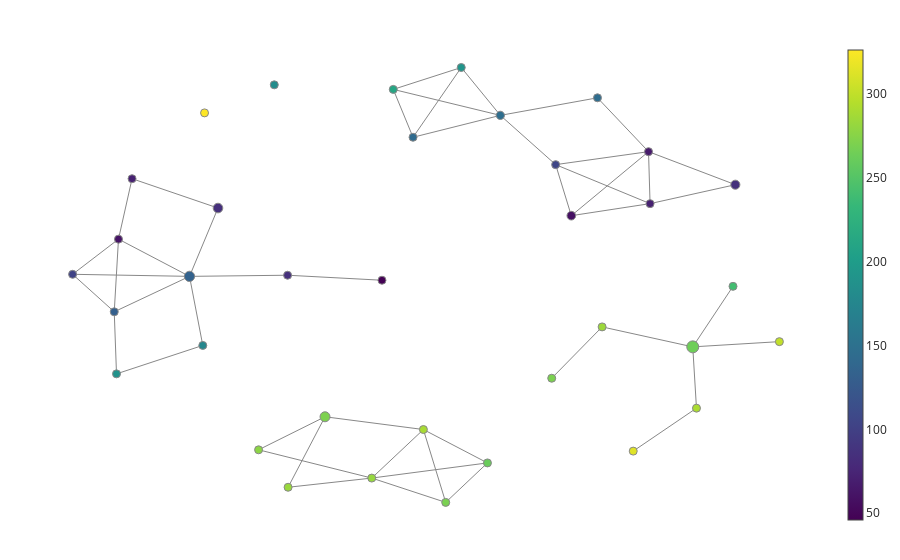

Notebook cell for this chart:
### Code cell
# Initialise pipeline
pipe = make_mapper_pipeline(
    filter_func=filter_func,
    cover=cover,
    clusterer=clustering,
    verbose=False,
)
fig = plot_static_mapper_graph(pipe, penguins_PCA,)
fig.show(config={'scrollZoom': False})

### Figure 1 — Plotly figure (JSON) as saved in the notebook; plotly's stock layout.template omitted (floating-point values rounded to 4 significant figures; data arrays with more than 128 entries replaced by an {"elided": "..."} marker saying what was removed)
{"data": [{"hoverinfo": "none", "line": {"color": "#888", "width": 1}, "mode": "lines", "name": "edge_trace", "type": "scatter", "uid": "f04b6b5f-83a1-46c3-baa1-d81580627445", "x": {"elided": "144 float values"}, "y": {"elided": "144 float values"}}, {"hoverinfo": "text", "hovertext": ["Node ID: 0<br>Pullback set label: 6<br>Partial cluster label: -1<br>Node size: 22<br>Summary statistic: 59.1", "Node ID: 1<br>Pullback set label: 4<br>Partial cluster label: 0<br>Node size: 14<br>Summary statistic: 71.6", "Node ID: 2<br>Pullback set label: 0<br>Partial cluster label: -1<br>Node size: 15<br>Summary statistic: 46.0", "Node ID: 3<br>Pullback set label: 1<br>Partial cluster label: -1<br>Node size: 9<br>Summary statistic: 61.1", "Node ID: 4<br>Pullback set label: 12<br>Partial cluster label: -1<br>Node size: 13<br>Summary statistic: 105.0", "Node ID: 5<br>Pullback set label: 1<br>Partial cluster label: 0<br>Node size: 27<br>Summary statistic: 84.9", "Node ID: 6<br>Pullback set label: 3<br>Partial cluster label: -1<br>Node size: 8<br>Summary statistic: 84.5", "Node ID: 7<br>Pullback set label: 4<br>Partial cluster label: -1<br>Node size: 31<br>Summary statistic: 134.0", "Node ID: 8<br>Pullback set label: 11<br>Partial cluster label: -1<br>Node size: 18<br>Summary statistic: 65.9", "Node ID: 9<br>Pullback set label: 7<br>Partial cluster label: -1<br>Node size: 7<br>Summary statistic: 71.4", "Node ID: 10<br>Pullback set label: 12<br>Partial cluster label: 0<br>Node size: 24<br>Summary statistic: 85.2", "Node ID: 11<br>Pullback set label: 16<br>Partial cluster label: -1<br>Node size: 20<br>Summary statistic: 146.0", "Node ID: 12<br>Pullback set label: 5<br>Partial cluster label: -1<br>Node size: 9<br>Summary statistic: 131.0", "Node ID: 13<br>Pullback set label: 2<br>Partial cluster label: -1<br>Node size: 2<br>Summary statistic: 103.0", "Node ID: 14<br>Pullback set label: 17<br>Partial cluster label: -1<br>Node size: 7<br>Summary statistic: 143.0", "Node ID: 15<br>Pullback set label: 15<br>Partial cluster label: -1<br>Node size: 3<br>Summary statistic: 145.0", "Node ID: 16<br>Pullback set label: 16<br>Partial cluster label: 0<br>Node size: 10<br>Summary statistic: 183.0", "Node ID: 17<br>Pullback set label: 8<br>Partial cluster label: -1<br>Node size: 11<br>Summary statistic: 176.0", "Node ID: 18<br>Pullback set label: 9<br>Partial cluster label: -1<br>Node size: 7<br>Summary statistic: 189.0", "Node ID: 19<br>Pullback set label: 21<br>Partial cluster label: -1<br>Node size: 6<br>Summary statistic: 192.0", "Node ID: 20<br>Pullback set label: 22<br>Partial cluster label: -1<br>Node size: 1<br>Summary statistic: 211.0", "Node ID: 21<br>Pullback set label: 14<br>Partial cluster label: 0<br>Node size: 42<br>Summary statistic: 264.0", "Node ID: 22<br>Pullback set label: 26<br>Partial cluster label: 0<br>Node size: 29<br>Summary statistic: 270.0", "Node ID: 23<br>Pullback set label: 28<br>Partial cluster label: -1<br>Node size: 13<br>Summary statistic: 283.0", "Node ID: 24<br>Pullback set label: 26<br>Partial cluster label: -1<br>Node size: 16<br>Summary statistic: 281.0", "Node ID: 25<br>Pullback set label: 24<br>Partial cluster label: -1<br>Node size: 9<br>Summary statistic: 269.0", "Node ID: 26<br>Pullback set label: 14<br>Partial cluster label: -1<br>Node size: 2<br>Summary statistic: 270.0", "Node ID: 27<br>Pullback set label: 25<br>Partial cluster label: -1<br>Node size: 7<br>Summary statistic: 289.0", "Node ID: 28<br>Pullback set label: 13<br>Partial cluster label: -1<br>Node size: 4<br>Summary statistic: 284.0", "Node ID: 29<br>Pullback set label: 10<br>Partial cluster label: -1<br>Node size: 2<br>Summary statistic: 240.0", "Node ID: 30<br>Pullback set label: 27<br>Partial cluster label: -1<br>Node size: 4<br>Summary statistic: 277.0", "Node ID: 31<br>Pullback set label: 20<br>Partial cluster label: 0<br>Node size: 13<br>Summary statistic: 290.0", "Node ID: 32<br>Pullback set label: 23<br>Partial cluster label: -1<br>Node size: 5<br>Summary statistic: 261.0", "Node ID: 33<br>Pullback set label: 20<br>Partial cluster label: -1<br>Node size: 4<br>Summary statistic: 300.0", "Node ID: 34<br>Pullback set label: 19<br>Partial cluster label: -1<br>Node size: 1<br>Summary statistic: 313.0", "Node ID: 35<br>Pullback set label: 18<br>Partial cluster label: -1<br>Node size: 1<br>Summary statistic: 326.0"], "marker": {"color": [59.09, 71.57, 46, 61.11, 104.9, 84.85, 84.5, 133.6, 65.94, 71.43, 85.21, 146.2, 131, 103, 143.3, 145.3, 183, 175.8, 188.6, 191.8, 211, 263.6, 270.3, 282.6, 281.1, 268.9, 269.5, 289, 283.8, 240.5, 277, 290.5, 260.8, 300.5, 313, 326], "colorbar": {"thickness": 15, "title": {"side": "right", "text": ""}, "xanchor": "left"}, "colorscale": [[0, "#440154"], [0.1111, "#482878"], [0.2222, "#3e4989"], [0.3333, "#31688e"], [0.4444, "#26828e"], [0.5556, "#1f9e89"], [0.6667, "#35b779"], [0.7778, "#6ece58"], [0.8889, "#b5de2b"], [1, "#fde725"]], "line": {"color": "#888", "width": 1}, "opacity": 1, "reversescale": false, "showscale": true, "size": [22, 14, 15, 9, 13, 27, 8, 31, 18, 7, 24, 20, 9, 2, 7, 3, 10, 11, 7, 6, 1, 42, 29, 13, 16, 9, 2, 7, 4, 2, 4, 13, 5, 4, 1, 1], "sizemin": 4, "sizemode": "area", "sizeref": 0.5833}, "mode": "markers", "name": "node_trace", "type": "scatter", "uid": "0560c02e-3a5f-40dc-becc-b8e6a732d3eb", "x": [2.526, -3.18, 0.06703, -3.356, 2.323, -2.063, -1.159, -2.433, 3.529, 3.549, 4.657, 1.605, -3.411, -3.952, 0.4701, 2.866, -1.332, -2.261, -3.381, 1.097, 0.2136, 4.104, -0.6731, -1.153, -0.06584, 0.8948, 2.272, 0.605, 2.927, 4.627, -1.536, 4.152, 1.437, 5.229, 3.331, -2.238], "y": [1.801, 2.563, 0.4712, 1.318, 2.853, 1.958, 0.5746, 0.5512, 3.121, 2.05, 2.44, 3.868, -0.1791, 0.5936, 3.417, 4.23, 4.497, -0.8717, -1.458, 4.854, 4.403, -0.9012, -2.342, -3.794, -3.605, -4.106, -1.548, -2.605, -0.4901, 0.3456, -3.022, -2.164, -3.292, -0.7938, -3.049, 3.919]}], "layout": {"autosize": false, "hovermode": "closest", "margin": {"b": 20, "l": 5, "r": 5, "t": 40}, "showlegend": false, "title": {"text": ""}, "xaxis": {"showgrid": false, "showline": false, "showticklabels": false, "ticks": "", "title": {"text": ""}, "zeroline": false}, "yaxis": {"showgrid": false, "showline": false, "showticklabels": false, "ticks": "", "title": {"text": ""}, "zeroline": false}}}
